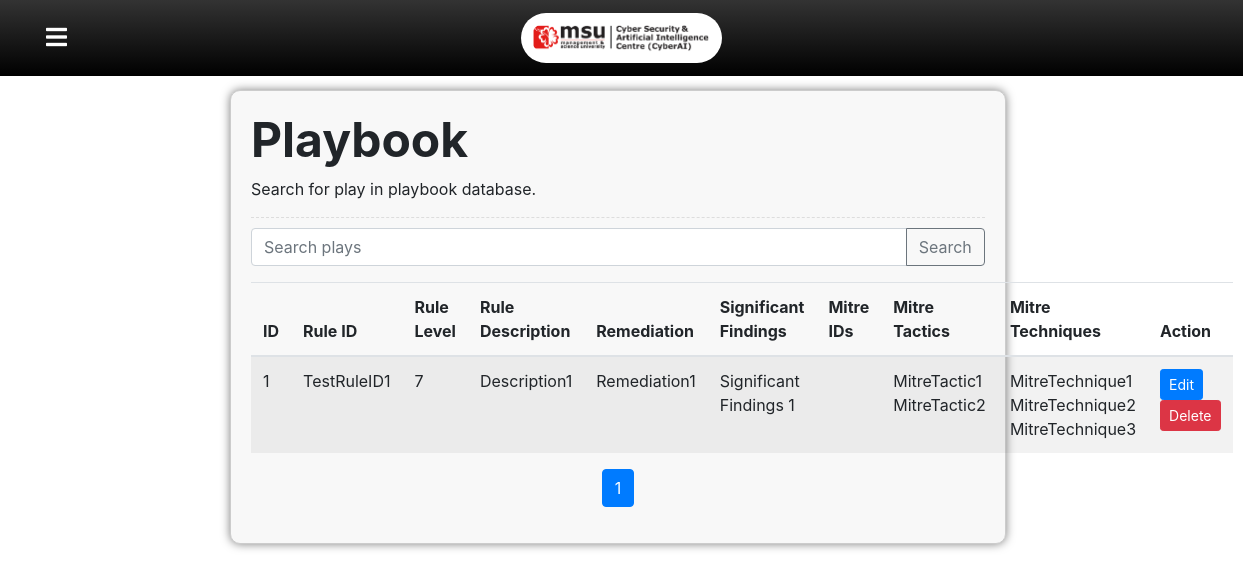
/playbook, run on the app's committed database.
### app/models.py (models this page shows)
class Play(db.Model):
    id = db.Column(db.Integer, primary_key=True)
    rule_id = db.Column(db.String(128), nullable=False)
    rule_level = db.Column(db.Integer, nullable=False)
    rule_description = db.Column(db.Text, nullable=False)
    remediation = db.Column(db.Text)
    significant_findings = db.Column(db.Text)
    mitre_ids = db.relationship('MitreID', backref='play', lazy='dynamic')
    mitre_tactics = db.relationship('MitreTactic', backref='play', lazy='dynamic')
    mitre_techniques = db.relationship('MitreTechnique', backref='play', lazy='dynamic')

class MitreTactic(db.Model):
    id = db.Column(db.Integer, primary_key=True)
    value = db.Column(db.String(128), nullable=False)
    play_id = db.Column(db.Integer, db.ForeignKey('play.id'), nullable=False)

class MitreTechnique(db.Model):
    id = db.Column(db.Integer, primary_key=True)
    value = db.Column(db.String(128), nullable=False)
    play_id = db.Column(db.Integer, db.ForeignKey('play.id'), nullable=False)

### app/routes.py (the view)
@app.route("/playbook")
def playbook():
    page = request.args.get('page', 1, type=int)
    per_page = 10
    plays = Play.query.paginate(page=page, per_page=per_page, error_out=False)
    return render_template("playbook.html", active_page="playbook", plays=plays.items, total_pages=plays.pages, current_page=plays.page)

### app/templates/playbook.html (shortened to what this page needs)
{% extends "base.html" %}
{% block content %}
<div class="container-fluid">
    <div class="content-wrapperr">
        <h1>Playbook</h1>
        <p>Search for play in playbook database.</p>
        <div class="sidebar-divider"></div>
        <div class="input-group mb-3">
            <input type="text" class="form-control" placeholder="Search plays" id="search-input">
            <div class="input-group-append">
                <button class="btn btn-outline-secondary" type="button" id="search-button">Search</button>
            </div>
        </div>
        <table class="table table-striped" id="play-table">
            <thead>
                <tr>
                    <th>ID</th>
                    <th>Rule ID</th>
                    <th>Rule Level</th>
                    <th>Rule Description</th>
                    <th>Remediation</th>
                    <th>Significant Findings</th>
                    <th>Mitre IDs</th>
                    <th>Mitre Tactics</th>
                    <th>Mitre Techniques</th>
                    <th>Action</th>
                </tr>
            </thead>
            <tbody>
                {% for play in plays %}
                <tr>
                    <td>{{ play.id }}</td>
                    <td>{{ play.rule_id }}</td>
                    <td>{{ play.rule_level }}</td>
                    <td>{{ play.rule_description }}</td>
                    <td>{{ play.remediation }}</td>
                    <td>{{ play.significant_findings }}</td>
                    <td>
                    </td>
                    <td>
                        {% for mitre_tactic in play.mitre_tactics %}
                        {{ mitre_tactic.value }}<br>
                        {% endfor %}
                    </td>
                    <td>
                        {% for mitre_technique in play.mitre_techniques %}
                        {{ mitre_technique.value }}<br>
                        {% endfor %}
                    </td>
                    <td>
                        <button class="btn btn-primary btn-sm" onclick="openEditModal({{ play.id }})">Edit</button>
                        <button class="btn btn-danger btn-sm" onclick="openDeleteModal({{ play.id }})">Delete</button>
                    </td>
                </tr>
                {% endfor %}
            </tbody>
        </table>
        <nav aria-label="Page navigation">
            <ul class="pagination justify-content-center">
                {% for page_num in range(1, total_pages + 1) %}
                <li class="page-item {% if page_num == current_page %}active{% endif %}">
                    <a class="page-link" href="?page={{ page_num }}">{{ page_num }}</a>
                </li>
                {% endfor %}
            </ul>
        </nav>
    </div>
</div>
{% endblock %}

### app/templates/base.html (shortened to what this page needs)
<!DOCTYPE html>
<html lang="en">
<head>
    <link rel="stylesheet" href="https://stackpath.bootstrapcdn.com/bootstrap/4.3.1/css/bootstrap.min.css">
    <link href="{{ url_for('static', filename='css/style.css') }}" rel="stylesheet">
    <link href="https://cdnjs.cloudflare.com/ajax/libs/font-awesome/5.15.1/css/all.min.css" rel="stylesheet">
</head>
<body>
    <nav class="navbar navbar-expand-lg">
        <div class="container-fluid">
            <div class="col-4 bars" onclick="toggleNav()">
                <i class="fas fa-bars navbar-icon"></i>
            </div>
            <div class="col-4 logo-container">
                <a href="#" class="logo">
                    <img class="logo" src="{{ url_for('static', filename='images/logo.png') }}" alt="Company Logo"
                        style="height: 50px; background-color: white; border-radius: 50px; padding: 10px;">
                </a>
            </div>
    </nav>
    <main role="main" class="col-md-10">
        {% block content %}{% endblock %}
    </main>
</body>
</html>

### app/static/css/style.css (style rules this page uses)
body { margin: 0; padding: 0; }
.navbar { position: fixed; top: 0; background: linear-gradient(to top, #000000, #333333); color: white; width: 100%; z-index: 1; }
.navbar-icon { color: white; }
.logo-container { display: flex; justify-content: center; }
.logo img { height: 60px; margin: 5px; }
.bars i { font-size: 1.5rem; }
.content-wrapperr { border: 1px solid #ccc; padding: 20px; margin: 100px auto; max-width: 1500px; box-shadow: 0 0 10px rgba(0,0,0,0.5); background-color: #f8f8f8; border-radius: 10px; margin:90px 0px 0 200px; }
h1 { font-weight: bold; font-size: 3em; }
.sidebar-divider { border-bottom: 1px dashed #ddd; margin: 10px 0; }

### data on the page
Play: id "1", rule_id "TestRuleID1", rule_level "7", rule_description "Description1", remediation "Remediation1", significant_findings "Significant Findings 1"
MitreTactic: value "MitreTactic1"
MitreTactic: value "MitreTactic2"
MitreTechnique: value "MitreTechnique1"
MitreTechnique: value "MitreTechnique2"
MitreTechnique: value "MitreTechnique3"

### other printed values
{{ page_num }} "1"
